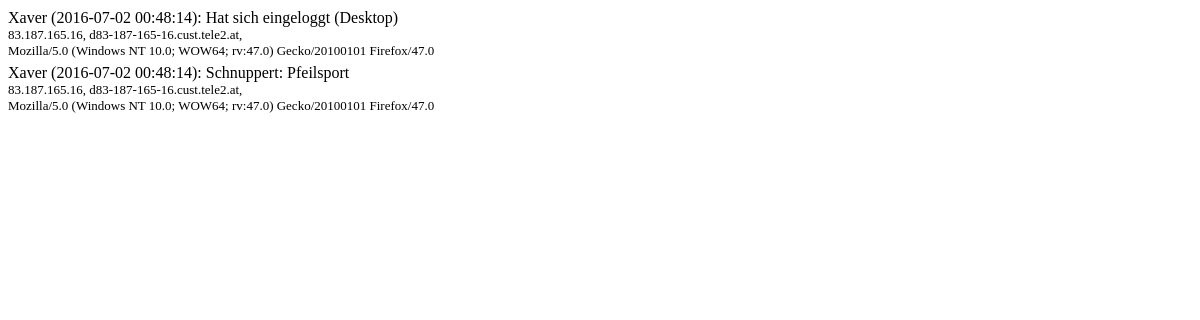
The app's page /Desktop/spy.php with its own data.
### tables this page shows
CREATE TABLE `kuume_actions` (
  `AID` int(11) NOT NULL AUTO_INCREMENT,
  `UID` int(11) NOT NULL,
  `TIME` datetime NOT NULL,
  `IID` int(11) NOT NULL,
  `TEXT` text NOT NULL,
  `LENDER` int(11) NOT NULL,
  `OLD` int(11) NOT NULL,
  `NEU` int(11) NOT NULL,
  `IP` varchar(24) NOT NULL,
  `HOST` varchar(100) NOT NULL,
  `AGENT` varchar(200) NOT NULL,
  PRIMARY KEY (`AID`)
);

CREATE TABLE `kuume_user` (
  `UID` int(11) NOT NULL AUTO_INCREMENT,
  `PIN` int(10) NOT NULL,
  `NAME` text NOT NULL,
  `LAST_NAME` varchar(100) NOT NULL,
  `ANFANG` date NOT NULL,
  `ENDE` date NOT NULL,
  `AKTIV` int(11) NOT NULL,
  `ADMIN` int(11) NOT NULL,
  `OWNER` varchar(100) NOT NULL,
  PRIMARY KEY (`UID`)
);

### func.inc.php (called while the page is built, shortened)
<?php
function getUser($conn, $UID){
        $result = mysqli_fetch_array(mysqli_query($conn, "SELECT NAME FROM `kuume_user` WHERE UID=$UID"));
        return $result[NAME];
}

### Desktop/spy.php (the view, shortened to what this page needs)
<?php
include_once '../func.inc.php';
include 'header.php';
if(isset($_GET[UID])){
    $clause=" UID=$_GET[UID]";
}
else{
    $clause=1;
}
    $query="SELECT * FROM `kuume_actions` WHERE $clause AND UID!=0 ORDER BY `kuume_actions`.`TIME` DESC ";
    $conn=  connect();
    $temp=mysqli_query($conn,  $query);
    echo "<div id= detaillist>";
    while ($row = mysqli_fetch_array($temp)) {
        echo "<p class=detailentry>".getUser($conn,$row[UID])." ($row[TIME]): $row[TEXT] ";
            echo "<br><font size='2'>$row[IP], $row[HOST],<br>$row[AGENT]</font> </p>";
            }
        ?>
    </body>
</html>

### Desktop/header.php (shortened to what this page needs)
<html>
    <head>
         <link rel="stylesheet" type="text/css" href="style.css">
    </head>
    <body>
        <?php
include_once '../func.inc.php';

### Desktop/style.css (style rules this page uses)
.detailentry { padding-top: 1px; padding-bottom: 1px; margin-top: 3px; margin-bottom: 0px; }
body { padding: 0px; }

### records on screen
kuume_actions: UID.NAME "Xaver", TIME "2016-07-02 00:48:14", TEXT "Hat sich eingeloggt (Desktop)", IP "83.187.165.16", HOST "d83-187-165-16.cust.tele2.at", AGENT "Mozilla/5.0 (Windows NT 10.0; WOW64; rv:47.0) Gecko/20100101 Firefox/47.0"
kuume_actions: UID.NAME "Xaver", TIME "2016-07-02 00:48:14", TEXT "Schnuppert: Pfeilsport", IP "83.187.165.16", HOST "d83-187-165-16.cust.tele2.at", AGENT "Mozilla/5.0 (Windows NT 10.0; WOW64; rv:47.0) Gecko/20100101 Firefox/47.0"
